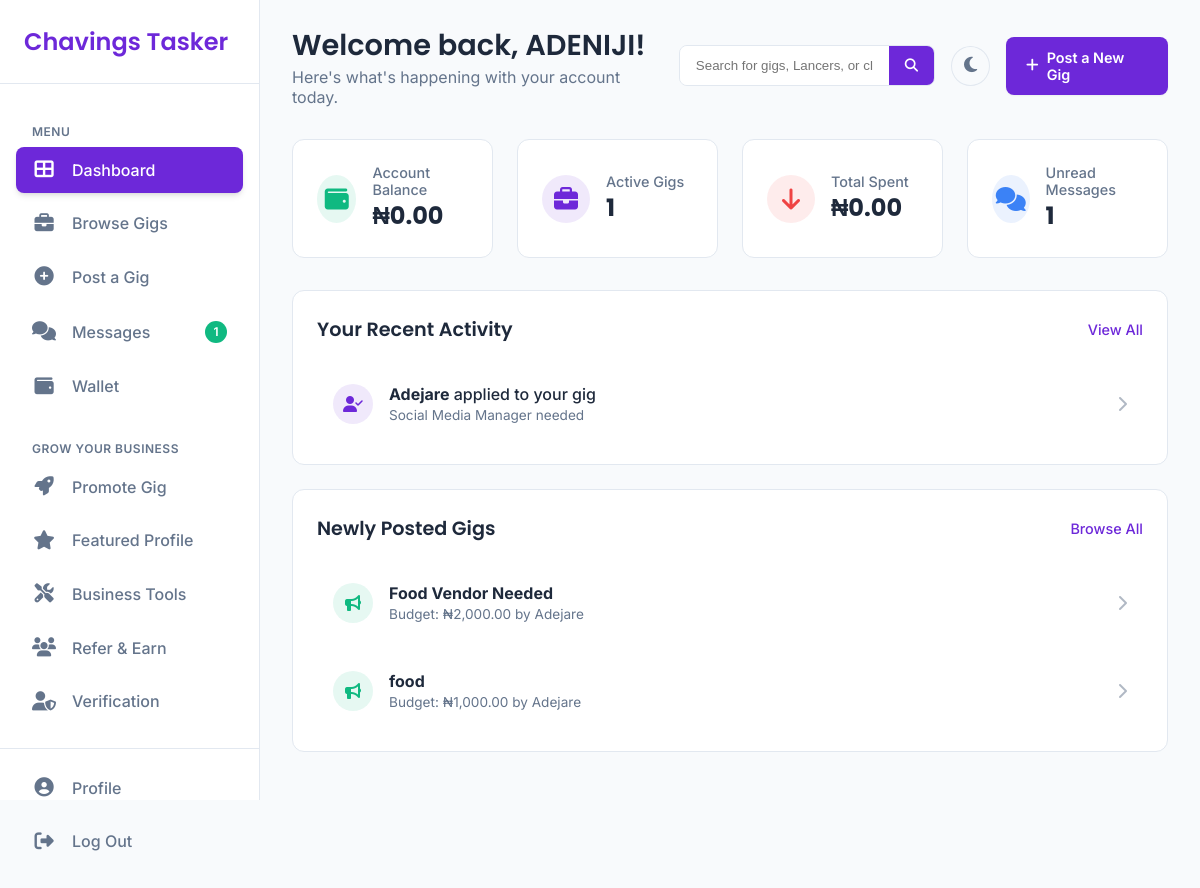
The app's page /dashboard.php (signed in) with its own data.
### tables this page shows
CREATE TABLE `users` (
  `id` int(11) NOT NULL,
  `first_name` varchar(100) NOT NULL,
  `last_name` varchar(100) NOT NULL,
  `email` varchar(255) NOT NULL,
  `password` varchar(255) NOT NULL,
  `phone` varchar(20) NOT NULL,
  `address` varchar(255) NOT NULL,
  `role` enum('Client','Lancer') NOT NULL,
  `is_admin` tinyint(1) NOT NULL DEFAULT 0,
  `balance` decimal(10,2) DEFAULT 0.00,
  `is_verified` tinyint(1) DEFAULT 0,
  `created_at` timestamp NOT NULL DEFAULT current_timestamp(),
  `profile_picture` varchar(255) DEFAULT NULL,
  `bio` text DEFAULT NULL,
  `skills` text DEFAULT NULL,
  `portfolio` text DEFAULT NULL,
  `social_links` text DEFAULT NULL,
  `verified` tinyint(1) DEFAULT 0,
  `featured_until` datetime DEFAULT NULL
);

CREATE TABLE `applications` (
  `id` int(11) NOT NULL,
  `task_id` int(11) NOT NULL,
  `lancer_id` int(11) NOT NULL,
  `cv_path` varchar(255) DEFAULT NULL,
  `status` enum('Applied','Accepted','Rejected') DEFAULT 'Applied',
  `created_at` timestamp NOT NULL DEFAULT current_timestamp()
);

CREATE TABLE `tasks` (
  `id` int(11) NOT NULL,
  `user_id` int(11) NOT NULL,
  `title` varchar(255) NOT NULL,
  `description` text NOT NULL,
  `category` enum('Development','Design','Writing','Other') NOT NULL,
  `budget` decimal(10,2) NOT NULL,
  `deadline` date NOT NULL,
  `attachment` varchar(255) DEFAULT NULL,
  `promoted_until` datetime DEFAULT NULL,
  `status` enum('Open','In Progress','Completed') DEFAULT 'Open',
  `created_at` timestamp NOT NULL DEFAULT current_timestamp()
);

### dashboard.php (the view, shortened to what this page needs)
<?php
require_once 'db.php';
$public_tasks = [];
$applications = [];
$unread_count = 0;
$total_spent = 0;
$active_gigs_count = 0;
$stmt = $pdo->prepare("SELECT * FROM users WHERE id = ?");
$stmt->execute([$_SESSION['user_id']]);
$user = $stmt->fetch(PDO::FETCH_ASSOC);
if ($user) {
    $public_tasks_stmt = $pdo->prepare("SELECT t.*, u.first_name, u.last_name FROM tasks t JOIN users u ON t.user_id = u.id WHERE t.status = 'Open' ORDER BY t.created_at DESC LIMIT 10");
    $public_tasks_stmt->execute();
    $public_tasks = $public_tasks_stmt->fetchAll(PDO::FETCH_ASSOC);
    if (strtolower($user['role']) === 'client') {
        $applications_stmt = $pdo->prepare("SELECT a.*, t.title, u.first_name, u.last_name, u.email FROM applications a JOIN tasks t ON a.task_id = t.id JOIN users u ON a.lancer_id = u.id WHERE t.user_id = ? ORDER BY a.created_at DESC LIMIT 5");
        $applications_stmt->execute([$_SESSION['user_id']]);
        $applications = $applications_stmt->fetchAll(PDO::FETCH_ASSOC);
        $spent_stmt = $pdo->prepare("SELECT SUM(amount) as total FROM transactions WHERE user_id = ? AND type = 'debit'");
        $spent_stmt->execute([$_SESSION['user_id']]);
        $total_spent = $spent_stmt->fetch(PDO::FETCH_ASSOC)['total'] ?? 0;
    }
    elseif (strtolower($user['role']) === 'lancer') {
        $earnings_stmt = $pdo->prepare("SELECT SUM(amount) as total FROM transactions WHERE user_id = ? AND type = 'credit'");
        $earnings_stmt->execute([$_SESSION['user_id']]);
        $total_earnings = $earnings_stmt->fetch(PDO::FETCH_ASSOC)['total'] ?? 0;
    }
    $unread_stmt = $pdo->prepare("SELECT COUNT(*) as unread_count FROM messages WHERE receiver_id = ? AND is_read = FALSE");
    $unread_stmt->execute([$_SESSION['user_id']]);
    $unread_count = $unread_stmt->fetch(PDO::FETCH_ASSOC)['unread_count'];
    $active_gigs_stmt = $pdo->prepare("SELECT COUNT(*) as count FROM tasks WHERE user_id = ? AND status = 'In Progress'");
    $active_gigs_stmt->execute([$_SESSION['user_id']]);
    $active_gigs_count = $active_gigs_stmt->fetch(PDO::FETCH_ASSOC)['count'];
}
?>
<!DOCTYPE html>
<html lang="en" data-theme="light">
<head>
    <link rel="stylesheet" href="dashboard.css">
    <link rel="stylesheet" href="https://cdnjs.cloudflare.com/ajax/libs/font-awesome/6.5.1/css/all.min.css" />
</head>
<body>
    <div class="dashboard-layout">
        <aside class="sidebar">
            <div class="sidebar-header">
                <a href="dashboard.php" class="logo">Chavings Tasker</a>
            </div>
            <nav class="sidebar-nav">
                <p class="nav-section-title">Menu</p>
                <a href="dashboard.php" class="nav-item active"><i class="fas fa-th-large"></i><span>Dashboard</span></a>
                <a href="apply_job.php" class="nav-item"><i class="fas fa-briefcase"></i><span>Browse Gigs</span></a>
                <a href="post_ad.php" class="nav-item"><i class="fas fa-plus-circle"></i><span>Post a Gig</span></a>
                <a href="messages.php" class="nav-item">
                    <i class="fas fa-comments"></i><span>Messages</span>
                    <?php if ($unread_count > 0): ?>
                        <span class="notification-badge"><?php echo $unread_count; ?></span>
                    <?php endif; ?>
                </a>
                <a href="wallet.php" class="nav-item"><i class="fas fa-wallet"></i><span>Wallet</span></a>
                <p class="nav-section-title">Grow Your Business</p>
                <a href="promote_gig.php" class="nav-item premium"><i class="fas fa-rocket"></i><span>Promote Gig</span></a>
                <a href="featured_profile.php" class="nav-item premium"><i class="fas fa-star"></i><span>Featured Profile</span></a>
                <a href="business_tools.php" class="nav-item premium"><i class="fas fa-tools"></i><span>Business Tools</span></a>
                <a href="referrals.php" class="nav-item"><i class="fas fa-users"></i><span>Refer & Earn</span></a>
                <a href="verification.php" class="nav-item"><i class="fas fa-user-shield"></i><span>Verification</span></a>
            </nav>
            <div class="sidebar-footer">
                 <a href="profile.php" class="nav-item"><i class="fas fa-user-circle"></i><span>Profile</span></a>
                <a href="logout.php" class="nav-item"><i class="fas fa-sign-out-alt"></i><span>Log Out</span></a>
            </div>
        </aside>
        <main class="main-content">
            <header class="main-header">
                <div class="header-greeting">
                    <h1>Welcome back, <?php echo htmlspecialchars($user['first_name'] ?? 'User'); ?>!</h1>
                    <p>Here's what's happening with your account today.</p>
                </div>
                <form action="search.php" method="get" class="search-form">
                    <div class="search-input-group">
                        <input type="text" name="query" placeholder="Search for gigs, Lancers, or clients..." required>
                        <button type="submit"><i class="fas fa-search"></i></button>
                    </div>
                </form>
                <div class="header-actions">
                    <button class="theme-toggle" id="theme-toggle-btn" aria-label="Toggle Theme"></button>
                    <a href="post_ad.php" class="cta-btn"><i class="fas fa-plus"></i> Post a New Gig</a>
                </div>
            </header>
            <section class="stats-grid">
                <div class="stat-card">
                    <div class="card-icon balance"><i class="fas fa-wallet"></i></div>
                    <div class="card-info">
                        <span class="card-title">Account Balance</span>
                        <span class="card-value">₦<?php echo number_format($user['balance'] ?? 0, 2); ?></span>
                    </div>
                </div>
                <div class="stat-card">
                    <div class="card-icon gigs"><i class="fas fa-briefcase"></i></div>
                    <div class="card-info">
                        <span class="card-title">Active Gigs</span>
                        <span class="card-value"><?php echo $active_gigs_count; ?></span>
                    </div>
                </div>
                <?php if (strtolower($user['role']) === 'client'): ?>
                <div class="stat-card">
                    <div class="card-icon spent"><i class="fas fa-arrow-down"></i></div>
                    <div class="card-info">
                        <span class="card-title">Total Spent</span>
                        <span class="card-value">₦<?php echo number_format($total_spent, 2); ?></span>
                    </div>
                </div>
                <?php endif; ?>
                <div class="stat-card">
                    <div class="card-icon messages"><i class="fas fa-comments"></i></div>
                    <div class="card-info">
                        <span class="card-title">Unread Messages</span>
                        <span class="card-value"><?php echo $unread_count; ?></span>
                    </div>
                </div>
            </section>
            <section class="main-area">
                <div class="content-panel">
                    <div class="panel-header">
                        <h2>Your Recent Activity</h2>
                        <a href="#" class="view-all-link">View All</a>
                    </div>
                    <div class="activity-list">
                        <?php if (strtolower($user['role']) === 'client' && !empty($applications)): ?>
                            <?php foreach ($applications as $app): ?>
                            <div class="activity-item">
                                <div class="item-icon"><i class="fas fa-user-check"></i></div>
                                <div class="item-details">
                                    <p><strong><?php echo htmlspecialchars($app['first_name']); ?></strong> applied to your gig</p>
                                    <span><?php echo htmlspecialchars($app['title']); ?></span>
                                </div>
                                <a href="#" class="item-action"><i class="fas fa-chevron-right"></i></a>
                            </div>
                            <?php endforeach; ?>
                        <?php else: ?>
                            <div class="activity-item empty">
                                <p>No recent activity. Post or apply for a gig to get started!</p>
                            </div>
                        <?php endif; ?>
                    </div>
                </div>
                <div class="content-panel">
                    <div class="panel-header">
                        <h2>Newly Posted Gigs</h2>
                         <a href="apply_job.php" class="view-all-link">Browse All</a>
                    </div>
                    <div class="activity-list">
                         <?php foreach ($public_tasks as $task): ?>
                        <div class="activity-item">
                            <div class="item-icon public"><i class="fas fa-bullhorn"></i></div>
                            <div class="item-details">
                                <p><strong><?php echo htmlspecialchars($task['title']); ?></strong></p>
                                <span>Budget: ₦<?php echo number_format($task['budget'], 2); ?> by <?php echo htmlspecialchars($task['first_name']); ?></span>
                            </div>
                            <a href="#" class="item-action"><i class="fas fa-chevron-right"></i></a>
                        </div>
                        <?php endforeach; ?>
                    </div>
                </div>
            </section>
        </main>
    </div>
</body>
</html>

### dashboard.php (style rules this page uses)
.search-form { flex-grow: 1; margin: 0 1rem; max-width: 400px; }
.search-input-group { display: flex; border: 1px solid var(--border-color); border-radius: 8px; overflow: hidden; }
.search-input-group input { flex-grow: 1; border: none; padding: 0.75rem 1rem; background-color: var(--bg-sidebar); color: var(--text-primary); }
.search-input-group button { border: none; background-color: var(--brand-purple); color: white; padding: 0.75rem 1rem; cursor: pointer; transition: background-color 0.3s; }

### records on screen
users: first_name "ADENIJI", balance "0.00"
applications: lancer.first_name "Adejare", task.title "Social Media Manager needed"
tasks: title "Food Vendor Needed", budget "2,000.00", user.first_name "Adejare"
tasks: title "food", budget "1,000.00", user.first_name "Adejare"

### other values on screen
$unread_count "1"
$active_gigs_count "1"
$total_spent "0.00"
